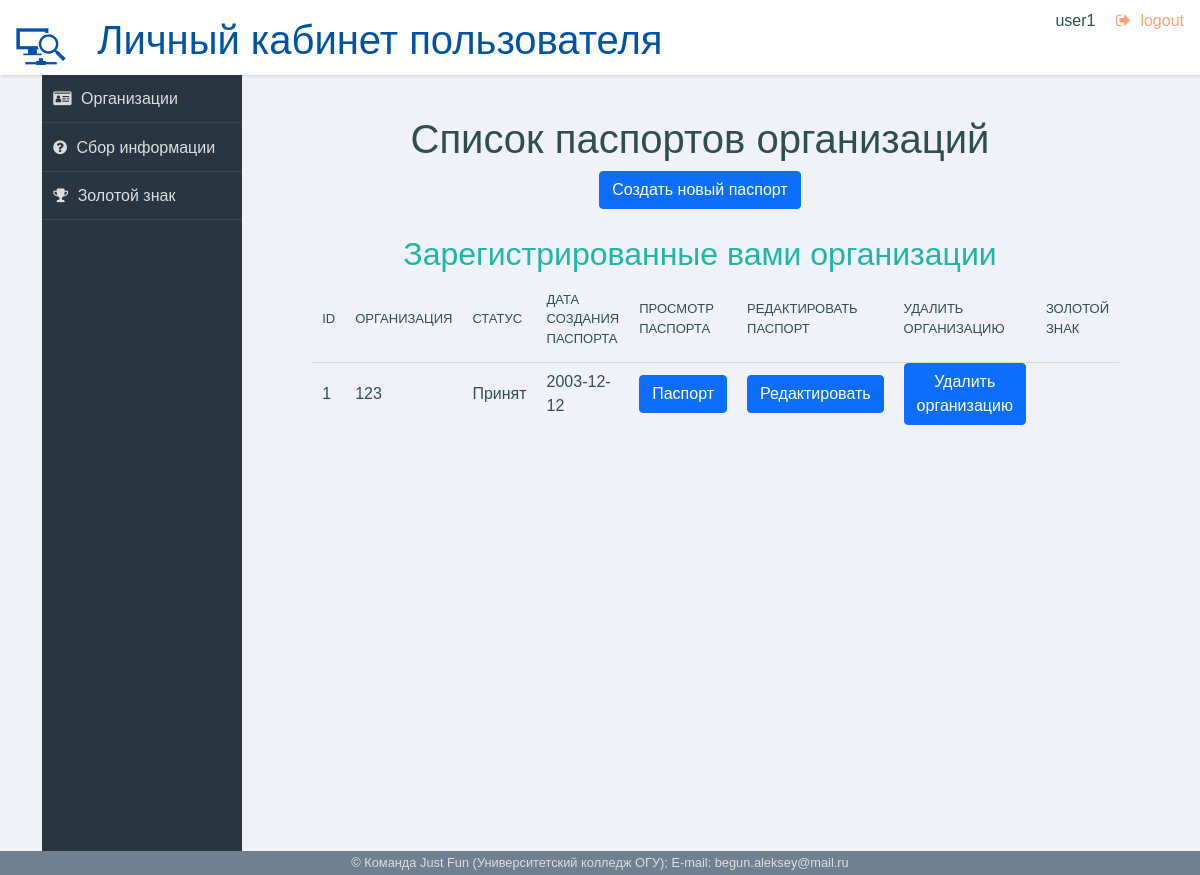
/account (signed in), run on the app's committed database.
### data/db/models/user_table.py (models this page shows, shortened)
class User(SqlAlchemyBase, UserMixin, SerializerMixin):
    __tablename__ = 'users'
    serialize_only = (
        'id', 'login', 'email', 'role_id')
    id = Column(Integer, primary_key=True, nullable=False, autoincrement=True, unique=True)
    email = Column(Text, unique=True, nullable=False)
    login = Column(Text, unique=True, nullable=False)
    passwd_hash = Column(Text, nullable=False)
    role_id = Column(Integer, ForeignKey('roles.id'))
    role = orm.relation('Role')
    passport = orm.relation('Passport', back_populates='user')

### data/db/models/passport_table.py (models this page shows)
class Passport(SqlAlchemyBase):
    __tablename__ = 'passports'
    id = Column(Integer, primary_key=True, nullable=False, autoincrement=True, unique=True)  # id организации
    user_id = Column(Integer, ForeignKey('users.id'), nullable=False)  # кто зарегистрировал эту организацию
    date_of_application_submission = Column(Text, nullable=False,
                                            default=datetime.datetime.now().strftime(
                                                '%d.%m.%Y'))  # дата создания паспорта
    date_of_data_collection = Column(Text) # дата сбора информации
    name_of_the_legal_entity = Column(Text, nullable=False)  # Наименование ОПФ юрлица
    organization_full_name = Column(Text, nullable=False, unique=True)  # Полное наименование организации, для ИП - ФИО
    organization_short_name = Column(Text, nullable=False, unique=True)  # Краткое наименование организации
    address_for_contact = Column(Text)  # контектный адрес
    legal_address = Column(Text, nullable=False, unique=True)  # Адрес юридический
    fact_address = Column(Text, nullable=True, unique=True)  # Адрес фактический
    boss_full_name_n_position = Column(Text, nullable=False, unique=True)  # ФИО и должность руководителя
    INN = Column(Text, nullable=False, unique=True)  # ИНН
    OKTMO = Column(Text, nullable=False, unique=True)  # ОКТМО
    main_activity_OKVED = Column(Text, nullable=False, unique=True)  # Основной вид деятельности по ОКВЭД
    male_workers_count = Column(Integer, nullable=False)  # Кол-во мужчин-работников
    female_workers_count = Column(Integer, nullable=False)  # Кол-во женщин-работников
    phone_number = Column(Text, nullable=False, unique=True)  # телефон организации
    email_oficcial = Column(Text, nullable=False, unique=True)  # email организации
    workers_protector_FIO_n_position = Column(Text, nullable=False,
                                              unique=True)  # ФИО и должность специалиста
    workers_protector_phone_number = Column(Text, nullable=False, unique=True)  # телефон специалиста по охране труда
    workers_protector_email = Column(Text, nullable=False, unique=True)  # email специалиста по охране труда
    golden_mark = Column(Boolean, nullable=False, default=False)  # Золотой знак организации(есть/нет)
    golden_mark_date = Column(Text, nullable=True)  # когда выдан
    passport_status = Column(Integer, ForeignKey('password_statuses.id'), default='3')
    status = orm.relation('PassportStatus')
    user = orm.relation('User')
    photo = orm.relation('Photo', back_populates='passport')
    video = orm.relation('Video', back_populates='passport')
    sout = orm.relation('Sout', back_populates='passport')
    profrisk = orm.relation('Profrisk', back_populates='passport')
    work_conditions = orm.relation('WorkCondition', back_populates='passport')
    injuries = orm.relation('Injuries', back_populates='passport')
    general_data = orm.relation('GeneralData', back_populates='passport')
    safety_training = orm.relation('SafetyTraining', back_populates='passport')
    collective_agreement = orm.relation('CollectiveAgreement', back_populates='passport')
    golden_mark_application = orm.relation('GoldenMarkApplication', back_populates='passport')
    process = orm.relation('Process', back_populates='passport')

### data/db/models/passport_status.py (models this page shows)
class PassportStatus(SqlAlchemyBase):
    __tablename__ = 'password_statuses'
    id = Column(Integer, primary_key=True, nullable=False, autoincrement=True, unique=True)
    name = Column(Text, unique=True, nullable=False)
    passport = orm.relation('Passport', back_populates='status')

### data/routes/all_routes/user_interface.py (the view)
@blueprint.route('/account', methods=['GET', 'POST'])
@login_required
@is_user
def account():
    user = current_user
    db_sess = db_sessionmaker.create_session()
    m = db_sess.query(Passport).filter_by(user_id=user.id).all()
    passports_list = []
    for pas in m:
        passports_list.append({
            'id':
            pas.id,
            'organization_short_name':
            pas.organization_short_name,
            'date':
            pas.date_of_data_collection,
            'golden_mark':
            pas.golden_mark,
            'status':
            db_sess.query(PassportStatus).filter_by(
                id=pas.passport_status).first().name
        })
    return render_template('back/passport_form.html',
                           user=user,
                           title='Личный кабинет',
                           organizations=passports_list)

### data/db/db_sessionmaker.py (called while the page is built)
def create_session() -> orm.Session:
    global __factory
    return __factory()

### data/routes/all_routes/auth.py (called while the page is built)
def register_login_manager(app):
    login_manager = LoginManager(app)
    @login_manager.user_loader
    def load_user(user_id: int):
        db_sess = db_sessionmaker.create_session()
        if db_sess.query(User).filter_by(id=user_id).all():
            return db_sess.query(User).get(user_id)
        else:
            return None

### templates/back/passport_form.html (shortened to what this page needs)
{% extends "back/base.html" %}
{% block content %}
<div class="row">
    <h1 class="text-center">Cписок паспортов организаций</h1>
    <div class="mb-3 text-center">
        <a href="/passport_create">
            <button class="btn btn-primary">Создать новый паспорт</button>
        </a>
    </div>
        <div class="row">
            <div class="col">
                <h2>Зарегистрированные вами организации</h2>
                <table id="bindsTable" class="display">
                    <thead>
                        <tr>
                            <th>ID</th>
                            <th>Организация</th>
                            <th>Статус</th>
                            <th>Дата создания паспорта</th>
                            <th>Просмотр паспорта</th>
                            <th>Редактировать паспорт</th>
                            <th>Удалить организацию</th>
                            <th>Золотой знак</th>
                        </tr>
                    </thead>
                    <tbody>
                        {% for i in organizations %}
                        <tr>
                            <td>{{ i.id }}</td>
                            <td>{{i.organization_short_name}}</td>
                            <td>{{ i.status }}</td>
                            <td>{{ i.date }}</td>
                            <td><a class="btn btn-primary" href="/passport_view/{{ i.id }}">Паспорт</a></td>
                            <td><a class="btn btn-primary" href="/passport_change/{{ i.id }}">Редактировать</a></td>
                            <td><a class="btn btn-primary" href="/passport_delete/{{ i.id }}">Удалить организацию</a>
                            </td>
                            {% if i.golden_mark %}
                            <td><img src="/static/back/img/gold_brand_xs.png" alt="золотой знак"></td>
                            {% else %}
                            <td></td>
                            {% endif %}
                        </tr>
                        {% endfor %}
                    </tbody>
                </table>
            </div>
        </div>
        {% endblock %}

### templates/back/base.html (shortened to what this page needs)
<!DOCTYPE html>
<html lang="ru">
<head>
    <link rel="stylesheet"  href="/static/back/css/normalize.min.css">
    <link rel='stylesheet' href='/static/css/font-awesome.min.css'>
    <link rel="stylesheet"  href="/static/back/css/chartist.min.css">
    <link rel="stylesheet"  href="/static/back/css/nouislider.min.css">
    <link rel="stylesheet"  href="/static/back/css/bootstrap.min.css">
    <link rel="stylesheet"  href="/static/back/css/datatables.min.css">
    <link rel="stylesheet" href="/static/back/css/select2.min.css">
    <link rel="stylesheet"  href="/static/back/css/main.css">
</head>
<body>
    <header role="banner">
        <h1><img src="/static/back/img/monitor_back.png" alt="">
            Личный кабинет
            {% if user.role_id == 1 %}
            пользователя
            {% else %}
            администратора
            {% endif %}
        </h1>
        <ul class="utilities">
            <li class="users">{{ user.login }}</li>
            <li class="logout warn"><a  href="/logout">logout</a></li>
        </ul>
    </header>
    <div class="container">
        <div class="col">
            <nav role="navigation">
                <ul class="main">
                    {% if user.role_id == 1 %}
                    <li class="dashboard"><a href="/account">Организации</a></li>
                    <li class="question"><a href="/profrisk_information_collection">Сбор информации</a></li>
                    <li class="achievement"><a href="/golden_badge">Золотой знак</a></li>
                    {% else %}
                    <li class="dashboard"><a href="/admin">Паспорта</a></li>
                    <li class="question"><a href="/admin_forms">Сбор информации</a></li>
                    <li class="achievement"><a href="/admin_bids">Золотые знаки</a></li>
                    {% endif %}
                </ul>
            </nav>
        </div>
        <div class="col">
            <main role="main">
                {% block content %}{% endblock %}
            </main>
        </div>
    </div>
    <footer role="contentinfo">© Команда Just Fun (Университетский колледж ОГУ); E-mail: begun.aleksey@mail.ru
    </footer>
</body>
</html>

### static/back/css/main.css (style rules this page uses)
html { box-sizing: border-box; }
*, *:before, *:after { box-sizing: inherit; }
body { background: #f1f2f7; font-family: "Open Sans", arial, sans-serif; color: darkslategray; }
.warn { color: lightsalmon; }
header[role=banner] { background: white; box-shadow: 1px 1px 3px rgba(0, 0, 0, 0.15); }
header[role=banner] h1 { margin: 0; font-weight: 300; padding: 1rem; color: #0053a4; }
header[role=banner] h1>img { padding-right: 20px; }
header[role=banner] .utilities { width: 100%; background: slategray; color: #ddd; }
header[role=banner] .utilities li { border-bottom: solid 1px rgba(255, 255, 255, 0.2); }
header[role=banner] .utilities li a { padding: 0.7em; display: block; }
.utilities a:before { content: ""; font-family: FontAwesome; padding-right: 0.6em; }
.logout a:before { content: ""; }
nav[role=navigation] { background: #2a3542; color: #ddd; }
nav[role=navigation] li { border-bottom: 1px solid rgba(255, 255, 255, 0.08); }
nav[role=navigation] li a { color: #ddd; text-decoration: none; display: block; padding: 0.7em; }
nav[role=navigation] li a:before { content: ""; font-family: FontAwesome; padding-right: 0.6em; }
nav[role=navigation] .dashboard a:before { content: "\f2c2"; }
nav[role=navigation] .achievement a:before { content: "\f091"; }
nav[role=navigation] .question a:before { content: "\f059"; }
footer[role=contentinfo] { background: slategray; color: #ddd; font-size: 0.8em; text-align: center; padding: 0.2em; }
a { text-decoration: none; color: inherit; }
h2, h3, h4 { font-weight: 300; margin: 0; text-align: center; }
h2 { color: #1eb6a7; }
ul, li { list-style-type: none; margin: 0; padding: 0; }
.row { margin: 10px 0; }
main { padding: 30px; }
table { border-collapse: collapse; width: 96%; margin: 2%; }
th { text-align: left; font-weight: 400; font-size: 13px; text-transform: uppercase; border-bottom: 1px solid rgba(0, 0, 0, 0.1); padding: 0 10px; padding-bottom: 14px; }
td { font-weight: 300; padding: 0 10px; }
@media screen and (min-width: 600px) { html, body { height: 100%; } }
@media screen and (min-width: 600px) { header[role=banner] { position: fixed; top: 0; left: 0; width: 100%; z-index: 99; height: 75px; } }
@media screen and (min-width: 600px) { header[role=banner] .utilities { position: absolute; top: 0; right: 0; background: transparent; color: darkslategray; width: auto; } }
@media screen and (min-width: 600px) { header[role=banner] .utilities li { display: inline-block; } }
@media screen and (min-width: 600px) { header[role=banner] .utilities li a { padding: 0.5em 1em; } }
@media screen and (min-width: 600px) { nav[role=navigation] { position: fixed; width: 200px; top: 75px; bottom: 0px; } }
@media screen and (min-width: 600px) { main[role=main] { margin: 75px 0 40px 200px; } }
@media screen and (min-width: 600px) { main[role=main]:after { content: ""; display: block; clear: both; height: 0; } }
@media screen and (min-width: 600px) { footer[role=contentinfo] { clear: both; margin-left: 200px; } }
@media screen and (min-width: 900px) { footer[role=contentinfo] { position: fixed; width: 100%; bottom: 0; left: 0px; margin: 0; } }

### data on the page
User: login "user1"
Passport: organization_short_name "123", date "2003-12-12"
PassportStatus: status "Принят"

### other printed values
{{ i.id }} "1"
